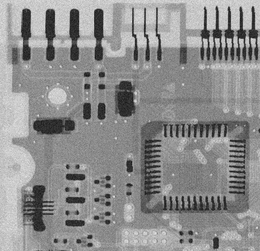
%> input picture MATLAB/Day03/Fig0507(b)(ckt-board-gauss-var-400).tif, 260 x 251 px, shrunk from 464 x 448 before the run
$ octave t2.m   (GNU Octave 9; MATLAB toolbox functions it lacks are replaced by stand-ins)
%> lines starting %> are read from the running program, lines starting %| are printed output that depends on the picture
I = im2double(imread("Fig0507(b)(ckt-board-gauss-var-400).tif"));
%> I: size 251x260 double; min 0.0706, max 0.898, mean 0.555

sigma_spatial = 3;
sigma_intensity = 0.1;
gauss_template = 5;
gauss_sigma = 1;

h_gauss = fspecial('gaussian', gauss_template, gauss_sigma);
I_gauss = imfilter(I, h_gauss, 'replicate');
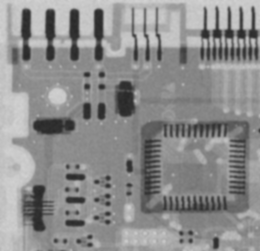
%> I_gauss: size 251x260 double; min 0.157, max 0.828, mean 0.555

I_bilat = zeros(size(I));
[M, N] = size(I);
%> M = 251; N = 260
half_win = ceil(3 * sigma_spatial);
pad_img = padarray(I, [half_win half_win], 'replicate');
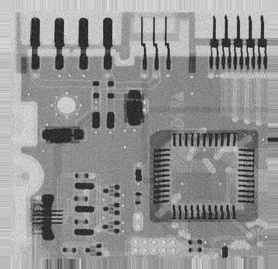
%> pad_img: size 269x278 double; min 0.0706, max 0.898, mean 0.574

for i = 1:M
    for j = 1:N
        x = i + half_win;
        y = j + half_win;
        win = pad_img(x-half_win:x+half_win, y-half_win:y+half_win);
        [dx, dy] = meshgrid(-half_win:half_win, -half_win:half_win);
        spatial = exp(-(dx.^2 + dy.^2) / (2 * sigma_spatial^2));

        intensity = exp(-(win - pad_img(x,y)).^2 / (2 * sigma_intensity^2));

        weights = spatial .* intensity;
        weights = weights / sum(weights(:));

        I_bilat(i,j) = sum(sum(win .* weights));
    end
end

figure('Name','双边滤波 vs 高斯滤波');
subplot(1,3,1); imshow(I); title('噪声原图');
subplot(1,3,2); imshow(I_gauss); title('高斯滤波 5x5');
subplot(1,3,3); imshow(I_bilat); title('双边滤波');
